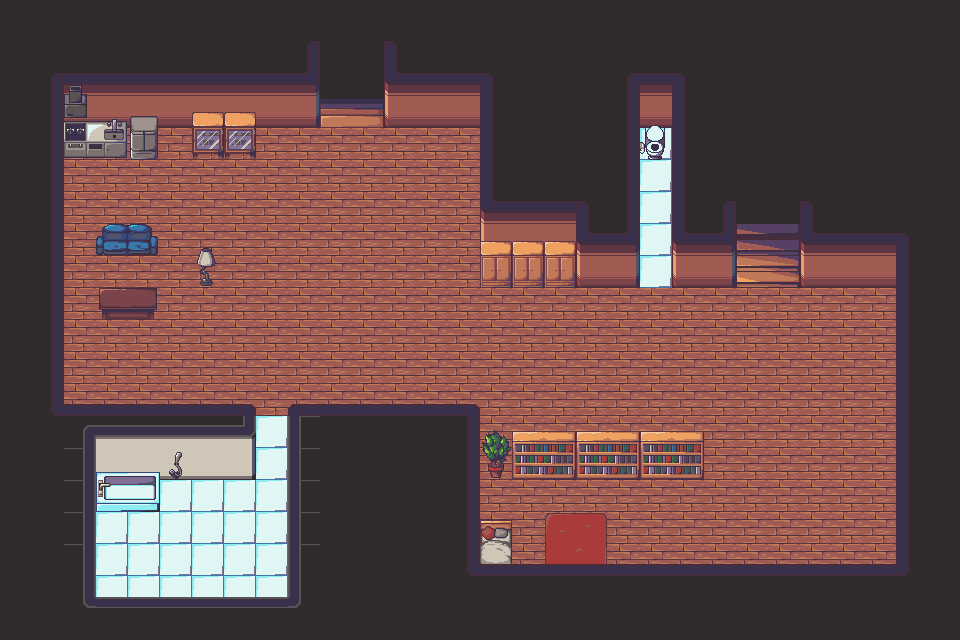

Rendered tile map (Tiled .tmx) drawn with the repository's tilesets; below, a short description and the full map source, tile grids included:
An orthogonal 30x20 tile map with 32x32 px tiles, 3 tile layers (base, underActor, overActor) and 2 objects.

<map version="1.2" tiledversion="1.3.3" orientation="orthogonal" renderorder="right-down" width="30" height="20" tilewidth="32" tileheight="32" infinite="0" nextlayerid="6" nextobjectid="9">
 <tileset firstgid="1" source="sample_tile.tsx" />
 <layer id="1" name="base" width="30" height="20">
  <data encoding="csv">
1,1,1,1,1,1,1,1,1,1,1,1,1,1,1,1,1,1,1,1,1,1,1,1,1,1,1,1,1,1,
1,1,1,1,1,1,1,1,1,11,1,1,12,1,1,1,1,1,1,1,1,1,1,1,1,1,1,1,1,1,
1,11,24,24,24,24,24,24,24,25,1,1,23,24,24,22,1,1,1,21,24,22,1,1,1,1,1,1,1,1,
1,15,34,34,34,34,34,34,34,35,86,87,33,34,34,13,1,1,1,15,34,13,1,1,1,1,1,1,1,1,
1,15,2,2,2,2,2,2,2,2,2,2,2,2,2,13,1,1,1,15,7,13,1,1,1,1,1,1,1,1,
1,15,2,2,2,2,2,2,2,2,2,2,2,2,2,13,1,1,1,15,7,13,1,1,1,1,1,1,1,1,
1,15,2,2,2,2,2,2,2,2,2,2,2,2,2,23,24,24,12,15,7,13,11,1,1,12,1,1,1,1,
1,15,2,2,2,2,2,2,2,2,2,2,2,2,2,33,34,34,23,25,7,23,25,66,67,23,24,24,22,1,
1,15,2,2,2,2,2,2,2,2,2,2,2,2,2,2,2,2,33,35,7,33,35,76,77,33,34,34,13,1,
1,15,2,2,2,2,2,2,2,2,2,2,2,2,2,2,2,2,2,2,2,2,2,2,2,2,2,2,13,1,
1,15,2,2,2,2,2,2,2,2,2,2,2,2,2,2,2,2,2,2,2,2,2,2,2,2,2,2,13,1,
1,15,2,2,2,2,2,2,2,2,2,2,2,2,2,2,2,2,2,2,2,2,2,2,2,2,2,2,13,1,
1,31,2,2,2,2,2,2,2,2,2,2,2,2,2,2,2,2,2,2,2,2,2,2,2,2,2,2,13,1,
1,1,26,29,29,29,29,30,7,18,1,1,1,1,15,2,2,2,2,2,2,2,2,2,2,2,2,2,13,1,
1,1,20,39,39,39,39,40,7,18,1,1,1,1,15,2,2,2,2,2,2,2,2,2,2,2,2,2,13,1,
1,1,20,7,7,7,7,7,7,18,1,1,1,1,15,2,2,2,2,2,2,2,2,2,2,2,2,2,13,1,
1,1,20,7,7,7,7,7,7,18,1,1,1,1,15,2,2,2,2,2,2,2,2,2,2,2,2,2,13,1,
1,1,20,7,7,7,7,7,7,18,1,1,1,1,31,2,2,2,2,2,2,2,2,2,2,2,2,2,32,1,
1,1,36,7,7,7,7,7,7,37,1,1,1,1,1,1,1,1,1,1,1,1,1,1,1,1,1,1,1,1,
1,1,1,1,1,1,1,1,1,1,1,1,1,1,1,1,1,1,1,1,1,1,1,1,1,1,1,1,1,1
</data>
 </layer>
 <layer id="2" name="underActor" width="30" height="20">
  <data encoding="csv">
0,0,0,0,0,0,0,0,0,0,0,0,0,0,0,0,0,0,0,0,0,0,0,0,0,0,0,0,0,0,
0,0,0,0,0,0,0,0,0,0,0,0,0,0,0,0,0,0,0,0,0,0,0,0,0,0,0,0,0,0,
0,0,49,0,0,0,0,0,0,0,0,0,0,0,0,0,0,0,0,0,0,0,0,0,0,0,0,0,0,0,
0,0,59,60,83,0,58,58,0,0,0,0,0,0,0,0,0,0,0,0,61,0,0,0,0,0,0,0,0,0,
0,0,69,70,93,0,68,68,0,0,0,0,0,0,0,0,0,0,0,0,71,0,0,0,0,0,0,0,0,0,
0,0,0,0,0,0,0,0,0,0,0,0,0,0,0,0,0,0,0,0,0,0,0,0,0,0,0,0,0,0,
0,0,0,0,0,0,0,0,0,0,0,0,0,0,0,0,0,0,0,0,0,0,0,0,0,0,0,0,0,0,
0,0,0,79,80,0,0,0,0,0,0,0,0,0,0,0,0,0,0,0,0,0,0,0,0,0,0,0,0,0,
0,0,0,0,0,0,95,0,0,0,0,0,0,0,0,92,92,92,0,0,0,0,0,0,0,0,0,0,0,0,
0,0,0,89,90,0,0,0,0,0,0,0,0,0,0,0,0,0,0,0,0,0,0,0,0,0,0,0,0,0,
0,0,0,0,0,0,0,0,0,0,0,0,0,0,0,0,0,0,0,0,0,0,0,0,0,0,0,0,0,0,
0,0,0,0,0,0,0,0,0,0,0,0,0,0,0,0,0,0,0,0,0,0,0,0,0,0,0,0,0,0,
0,0,0,0,0,0,0,0,0,0,0,0,0,0,0,0,0,0,0,0,0,0,0,0,0,0,0,0,0,0,
0,0,0,0,0,0,0,0,0,0,0,0,0,0,0,0,0,0,0,0,0,0,0,0,0,0,0,0,0,0,
0,0,0,46,47,48,0,0,0,0,0,0,0,0,0,94,72,73,72,73,72,73,0,0,0,0,0,0,0,0,
0,0,0,56,57,0,0,0,0,0,0,0,0,0,0,0,0,0,0,0,0,0,0,0,0,0,0,0,0,0,
0,0,0,0,0,0,0,0,0,0,0,0,0,0,0,81,0,64,65,0,0,0,0,0,0,0,0,0,0,0,
0,0,0,0,0,0,0,0,0,0,0,0,0,0,0,91,0,74,75,0,0,0,0,0,0,0,0,0,0,0,
0,0,0,0,0,0,0,0,0,0,0,0,0,0,0,0,0,0,0,0,0,0,0,0,0,0,0,0,0,0,
0,0,0,0,0,0,0,0,0,0,0,0,0,0,0,0,0,0,0,0,0,0,0,0,0,0,0,0,0,0
</data>
 </layer>
 <layer id="3" name="overActor" width="30" height="20">
  <data encoding="csv">
0,0,0,0,0,0,0,0,0,0,0,0,0,0,0,0,0,0,0,0,0,0,0,0,0,0,0,0,0,0,
0,0,0,0,0,0,0,0,0,0,0,0,0,0,0,0,0,0,0,0,0,0,0,0,0,0,0,0,0,0,
0,0,0,0,0,0,0,0,0,0,0,0,0,0,0,0,0,0,0,0,0,0,0,0,0,0,0,0,0,0,
0,0,0,0,0,0,0,0,0,0,0,0,0,0,0,0,0,0,0,0,0,0,0,0,0,0,0,0,0,0,
0,0,0,0,0,0,0,0,0,0,0,0,0,0,0,0,0,0,0,0,0,0,0,0,0,0,0,0,0,0,
0,0,0,0,0,0,0,0,0,0,0,0,0,0,0,0,0,0,0,0,0,0,0,0,0,0,0,0,0,0,
0,0,0,0,0,0,0,0,0,0,0,0,0,0,0,0,0,0,0,0,0,0,0,0,0,0,0,0,0,0,
0,0,0,0,0,0,85,0,0,0,0,0,0,0,0,82,82,82,0,0,0,0,0,0,0,0,0,0,0,0,
0,0,0,0,0,0,0,0,0,0,0,0,0,0,0,0,0,0,0,0,0,0,0,0,0,0,0,0,0,0,
0,0,0,0,0,0,0,0,0,0,0,0,0,0,0,0,0,0,0,0,0,0,0,0,0,0,0,0,0,0,
0,0,0,0,0,0,0,0,0,0,0,0,0,0,0,0,0,0,0,0,0,0,0,0,0,0,0,0,0,0,
0,0,0,0,0,0,0,0,0,0,0,0,0,0,0,0,0,0,0,0,0,0,0,0,0,0,0,0,0,0,
0,0,4,4,4,4,4,5,0,3,4,4,4,4,5,0,0,0,0,0,0,0,0,0,0,0,0,0,0,0,
0,0,0,0,0,0,0,0,0,0,0,0,0,0,0,84,62,63,62,63,62,63,0,0,0,0,0,0,0,0,
0,0,0,0,0,0,0,0,0,0,0,0,0,0,0,0,0,0,0,0,0,0,0,0,0,0,0,0,0,0,
0,0,0,0,0,0,0,0,0,0,0,0,0,0,0,0,0,0,0,0,0,0,0,0,0,0,0,0,0,0,
0,0,0,0,0,0,0,0,0,0,0,0,0,0,0,0,0,0,0,0,0,0,0,0,0,0,0,0,0,0,
0,0,0,0,0,0,0,0,0,0,0,0,0,0,0,4,4,4,4,4,4,4,4,4,4,4,4,4,0,0,
0,0,0,9,9,9,9,9,9,0,0,0,0,0,0,0,0,0,0,0,0,0,0,0,0,0,0,0,0,0,
0,0,0,0,0,0,0,0,0,0,0,0,0,0,0,0,0,0,0,0,0,0,0,0,0,0,0,0,0,0
</data>
 </layer>
 <objectgroup id="4" name="actorPositions">
  <object id="6" x="302.5" y="216.5" width="32" height="32">
   <properties>
    <property name="actorId" type="int" value="0" />
   </properties>
  </object>
  <object id="8" x="761.364" y="481.652" width="32" height="32">
   <properties>
    <property name="actorId" type="int" value="1" />
   </properties>
  </object>
 </objectgroup>
</map>
